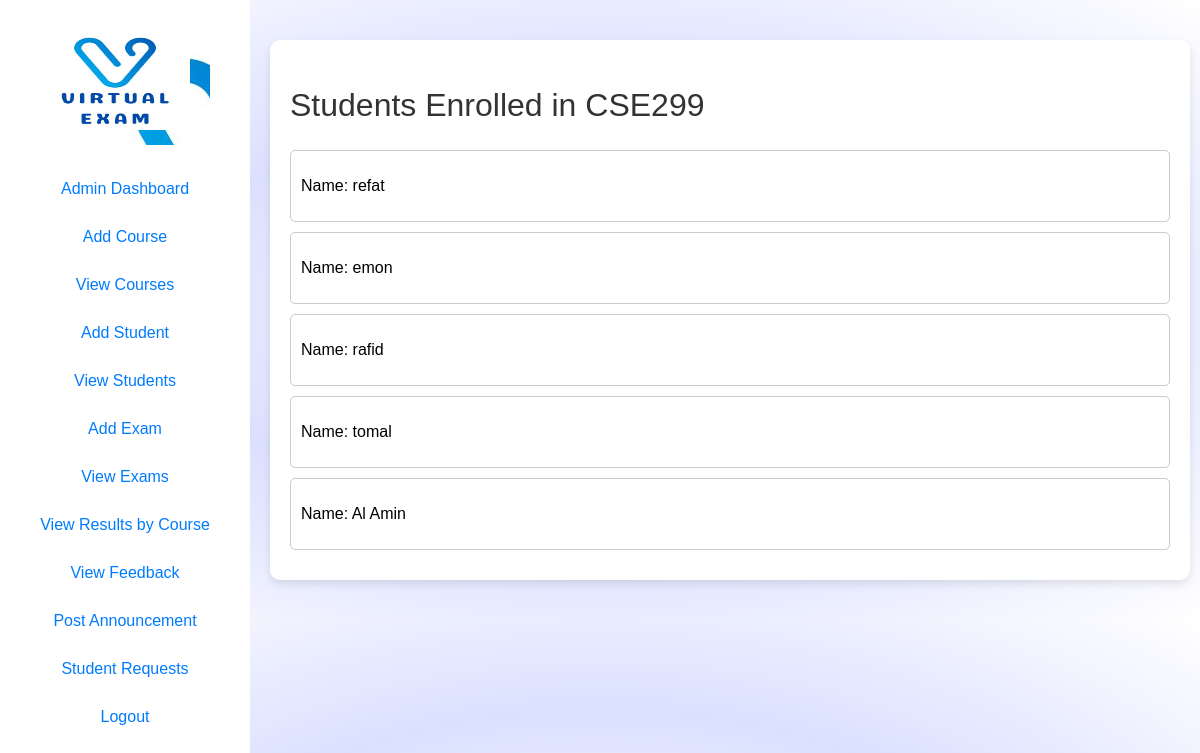
The page /view_students_by_course.php?course_id=1 (signed in) on the database its author committed.
### tables this page shows
CREATE TABLE `Courses` (
  `course_id` int(11) NOT NULL,
  `course_name` varchar(100) NOT NULL
);

CREATE TABLE `Students` (
  `student_id` int(11) NOT NULL,
  `student_name` varchar(100) NOT NULL,
  `course_id` int(11) DEFAULT NULL,
  `username` varchar(32) NOT NULL,
  `password` varchar(255) NOT NULL,
  `email` varchar(100) DEFAULT NULL,
  `dob` date NOT NULL,
  `phone_number` varchar(20) DEFAULT NULL,
  `gender` enum('male','female','others') DEFAULT 'others',
  `address` varchar(255) DEFAULT NULL,
  `security_question` varchar(255) DEFAULT NULL,
  `security_question_answer` varchar(255) DEFAULT NULL
);

### view_students_by_course.php (the view, shortened to what this page needs)
<?php
require_once 'conn.php';
if (isset($_GET["course_id"]) && !empty(trim($_GET["course_id"]))) {
    $sql_course = "SELECT course_name FROM Courses WHERE course_id = :course_id";
    if ($stmt_course = $conn->prepare($sql_course)) {
        $stmt_course->bindParam(":course_id", $param_course_id, PDO::PARAM_INT);
        $param_course_id = trim($_GET["course_id"]);
        if ($stmt_course->execute()) {
            if ($stmt_course->rowCount() == 1) {
                $row = $stmt_course->fetch(PDO::FETCH_ASSOC);
                $course_name = $row["course_name"];
            } else {
                header("location: error.php");
                exit();
            }
        } else {
            echo "Oops! Something went wrong. Please try again later.";
        }
    }
} else {
    header("location: error.php");
    exit();
}
?>
<!DOCTYPE html>
<html lang="en">
<head>
</head>
<body>
    <div id="sidebar">
        <?php include 'slidebar.php'; ?>
    </div>
    <div id="content" class="wrapper">
        <h2>Students Enrolled in <?php echo $course_name; ?></h2>
        <?php
        $sql_students = "SELECT student_id, student_name FROM Students WHERE course_id = :course_id";
        if ($stmt_students = $conn->prepare($sql_students)) {
            $stmt_students->bindParam(":course_id", $param_course_id, PDO::PARAM_INT);
            if ($stmt_students->execute()) {
                if ($stmt_students->rowCount() > 0) {
                    while ($row = $stmt_students->fetch(PDO::FETCH_ASSOC)) {
                        echo "<div class='student' onclick='showStudentDetails(\"" . $row["student_name"] . "\")'>";
                        echo "<p>Name: " . $row["student_name"] . "</p>";
                        echo "</div>";
                    }
                } else {
                    echo "No students enrolled in this course.";
                }
            } else {
                echo "Oops! Something went wrong. Please try again later.";
            }
        }
        ?>
    </div>
</body>
</html>

### styles.css (style rules this page uses)
* { transition: all 0.5s ease; }
body { font-family: Arial, sans-serif; margin: 0; padding: 0; background-size: cover; background-image: radial-gradient(rgb(255, 255, 255), rgb(219, 224, 255), rgb(255, 255, 255)); }
#content { margin-left: 250px; padding: 20px; }
h2 { font: 2em sans-serif; color: #333; padding: 0ch; }
#content { margin-left: 270px; margin-right: 10px; padding: 20px; transition: margin-left 0.3s ease; }
.wrapper { background-color: #ffffff; border-radius: 10px; box-shadow: 0 4px 8px rgba(0, 0, 0, 0.1); padding: 20px; margin: 40px 40px 40px 40px; }

### view_students_by_course.php (style rules this page uses)
body { font-family: Arial, sans-serif; background-color: #f4f4f4; margin: 0; padding: 0; }
#content { padding: 20px; margin-left: 250px; transition: margin-left 0.5s; }
.student { margin-bottom: 10px; border: 1px solid #ccc; padding: 10px; background-color: white; border-radius: 5px; transition: transform 0.3s ease-in-out; }

### rows shown on the page
courses: course_name "CSE299"
students: student_name "refat"
students: student_name "emon"
students: student_name "rafid"
students: student_name "tomal"
students: student_name "Al Amin"
